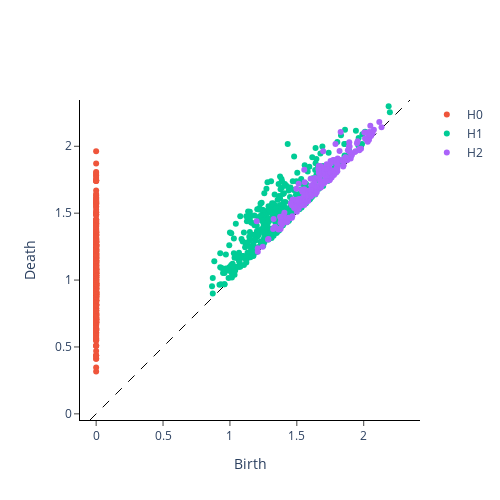

Source (notebook cell):
### Markdown cell above
### Tekkens Embedding

### Code cell
SOI = pd.Series(df1["SOI"])
x = SOI.index
y = [SOI[i] for i in x]

delay, dim = gtda.time_series.takens_embedding_optimal_parameters(y, 200, 10)
embedding = SingleTakensEmbedding(parameters_type="fixed", time_delay=delay, dimension=dim, stride = 2)
y_embedded = embedding.fit_transform(y)

y_periodic_embedded = y_embedded[None, :, :]
homology_dimensions = [0, 1, 2]

SOI_persistence = VietorisRipsPersistence(homology_dimensions=homology_dimensions, n_jobs=1)

print("Diagrama de persistencia para encaje de Tekkens (SOI)")
SOI_PG = SOI_persistence.fit_transform_plot(y_periodic_embedded)

### Figure 1 — Plotly figure (JSON) as saved in the notebook; plotly's stock layout.template omitted (floating-point values rounded to 4 significant figures; data arrays with more than 128 entries replaced by an {"elided": "..."} marker saying what was removed)
{"data": [{"hoverinfo": "none", "line": {"color": "black", "dash": "dash", "width": 1}, "mode": "lines", "showlegend": false, "type": "scatter", "x": [-0.046, 2.346], "y": [-0.046, 2.346]}, {"hoverinfo": "text", "hovertext": {"elided": "413 str values"}, "mode": "markers", "name": "H0", "type": "scatter", "x": {"elided": "413 int values"}, "y": {"elided": "413 float values"}}, {"hoverinfo": "text", "hovertext": {"elided": "379 str values"}, "mode": "markers", "name": "H1", "type": "scatter", "x": {"elided": "379 float values"}, "y": {"elided": "379 float values"}}, {"hoverinfo": "text", "hovertext": {"elided": "198 str values"}, "mode": "markers", "name": "H2", "type": "scatter", "x": {"elided": "198 float values"}, "y": {"elided": "198 float values"}}], "layout": {"height": 500, "plot_bgcolor": "white", "width": 500, "xaxis": {"autorange": false, "exponentformat": "e", "linecolor": "black", "linewidth": 1, "mirror": false, "range": [-0.046, 2.346], "showexponent": "all", "showline": true, "side": "bottom", "ticks": "outside", "title": {"text": "Birth"}, "type": "linear", "zeroline": true}, "yaxis": {"autorange": false, "exponentformat": "e", "linecolor": "black", "linewidth": 1, "mirror": false, "range": [-0.046, 2.346], "scaleanchor": "x", "scaleratio": 1, "showexponent": "all", "showline": true, "side": "left", "ticks": "outside", "title": {"text": "Death"}, "type": "linear", "zeroline": true}}}
